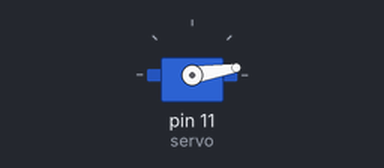
Recording of a program running on a simulated Raspberry Pi (header pin numbers). Shown: servo. Servo angles are drawn from the pulse width (0.5 ms = 0°, 2.5 ms = 180°). At 18.0 s the program stops and its outputs stay as they are.

Above: at 0.5 s.
At 5.5 s:
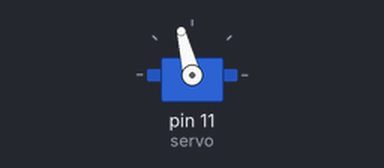
At 9.5 s:
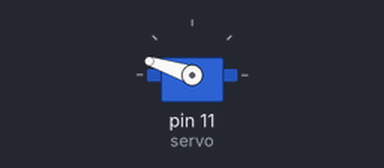
At 18.1 s:
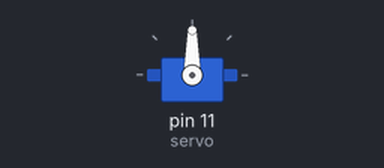
Timing chart, 0 to 19.5 s (numbered marks = the images above):
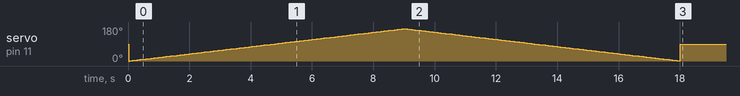

The program:

rotateServo.py
```python
import RPi.GPIO as GPIO
import time

servo = 11
Hz = 50
start = 0
end = 180

GPIO.setmode(GPIO.BOARD)
GPIO.setup(servo, GPIO.OUT)
mypwm = GPIO.PWM(servo,Hz)
mypwm.start(7.5)

for i in range(start,end):
    dc = i*9.5/180. + 2.5
    mypwm.ChangeDutyCycle(dc)
    time.sleep(0.05)
for i in range(end,start,-1):
    dc = i*9.5/180. + 2.5
    mypwm.ChangeDutyCycle(dc)
    time.sleep(0.05)
mypwm.ChangeDutyCycle(7.5)
mypwm.stop()
GPIO.cleanup()
```
